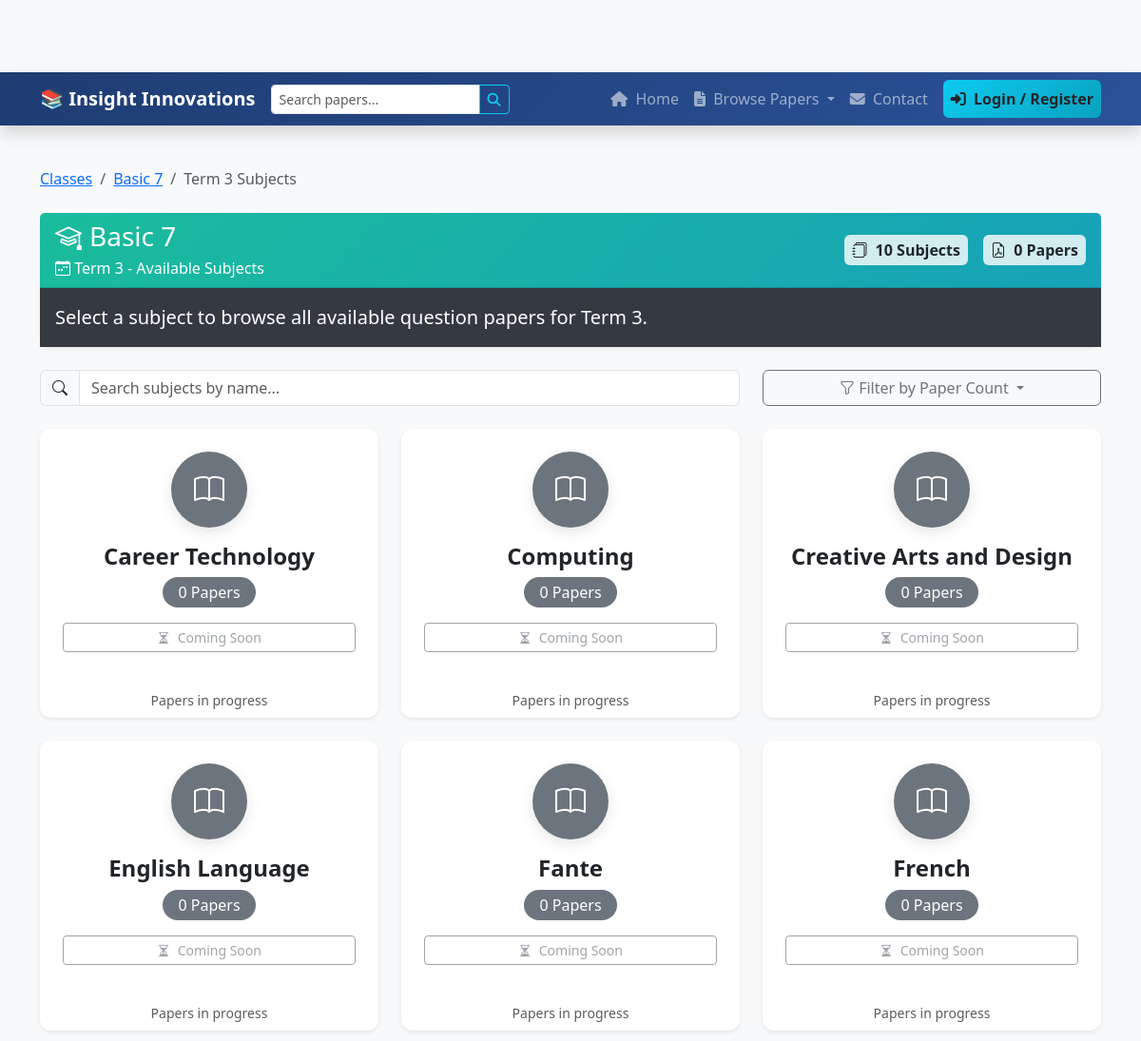
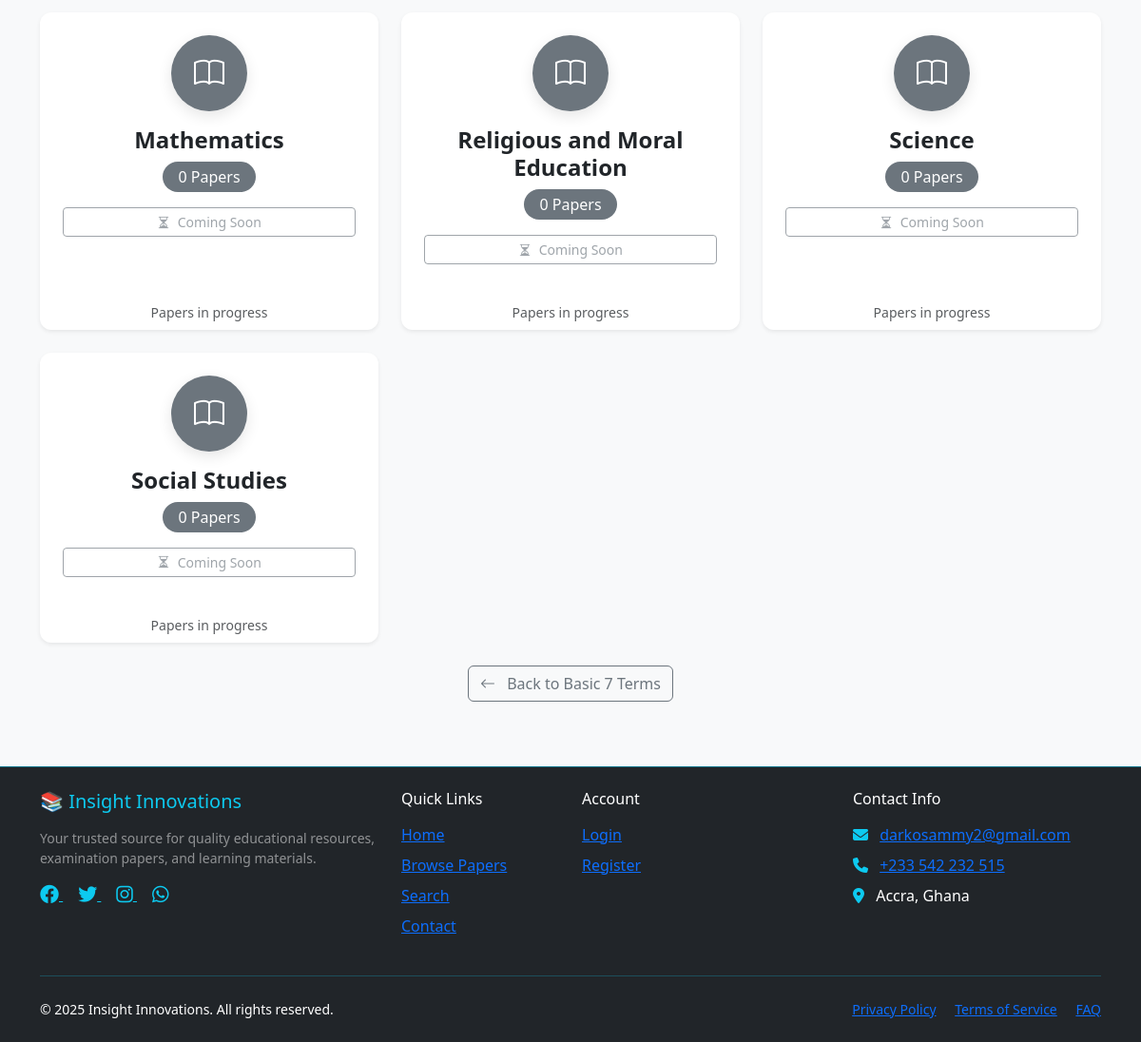
Screenshot of /basic-7/term-3/ with the database file from the repository (2 pictures, top to bottom).
### shop/models.py (models this page shows, shortened)
class Classes(models.Model):
    name = models.CharField(max_length=100, help_text="e.g., JHS 1, Basic 7")
    slug = models.SlugField(max_length=100, unique=True)
    description = models.TextField(blank=True)
    class Meta:
        verbose_name = 'Class (Grade)'
        verbose_name_plural = 'Classes (Grades)'
        ordering = ('name',)

class Term(models.Model):
    class_name = models.ForeignKey(Classes, related_name='terms', on_delete=models.CASCADE)
    name = models.CharField(max_length=50, help_text="e.g., Term 1, Term 2")
    slug = models.SlugField(max_length=50)
    class Meta:
        verbose_name_plural = 'Terms'
        unique_together = ('class_name', 'slug')
        ordering = ('name',)

class Subject(models.Model):
    name = models.CharField(max_length=100)
    slug = models.SlugField(max_length=100, unique=True)
    class Meta:
        verbose_name_plural = 'Subjects'
        ordering = ('name',)

### shop/views.py (the view, shortened to what this page needs)
# urls.py: path('<slug:class_slug>/<slug:term_slug>/', views.subject_list, name='subject_list'),
def subject_list(request, class_slug, term_slug):
    class_level = get_object_or_404(Classes, slug=class_slug)
    term = get_object_or_404(Term, class_name=class_level, slug=term_slug)
    all_papers = QuestionPaper.objects.filter(
        class_level=class_level,
        term=term,
        is_available=True
    ).select_related('subject').order_by('subject__name', '-year', 'exam_type')
    papers_by_subject = {}
    all_subjects = Subject.objects.all().order_by('name')
    subjects_list = []
    for subject in all_subjects:
        if subject.id in papers_by_subject:
            subjects_list.append(papers_by_subject[subject.id])
        else:
            subjects_list.append({
                'subject': subject,
                'papers': []
            })
    context = {
        'class_level': class_level,
        'term': term,
        'subjects_list': subjects_list,
        'total_papers': all_papers.count(),
        'page_title': f'{class_level.name} {term.name} - Select Subject',
    }
    return render(request, 'shop/subject_list.html', context)

### shop/context_processors.py (called while the page is built)
def current_year(request):
    return {
        'current_year': timezone.now().year
    }

### shop/templates/shop/subject_list.html (shortened to what this page needs)
{% extends 'base.html' %}
{% load static %}
{% block content %}
<div class="container py-4">
    <nav aria-label="breadcrumb" class="mb-4">
        <ol class="breadcrumb">
            <li class="breadcrumb-item"><a href="{% url 'shop:class_list' %}">Classes</a></li>
            <li class="breadcrumb-item"><a href="{% url 'shop:term_list' class_level.slug %}">{{ class_level.name }}</a></li>
            <li class="breadcrumb-item active">{{ term.name }} Subjects</li>
        </ol>
    </nav>
    <div class="card mb-4 shadow-sm border-0">
        <div class="card-header bg-gradient-teal text-white">
            <div class="d-flex flex-wrap justify-content-between align-items-center">
                <div>
                    <h1 class="h3 mb-1">
                        <i class="bi bi-mortarboard me-2"></i>{{ class_level.name }}
                    </h1>
                    <p class="mb-0">
                        <i class="bi bi-calendar-week"></i> {{ term.name }} - Available Subjects
                    </p>
                </div>
                <div class="text-end mt-2 mt-md-0">
                    <div class="d-flex flex-wrap align-items-center gap-3">
                        <span class="badge bg-light text-dark fs-6 p-2">
                            <i class="bi bi-journals me-1"></i> {{ subjects_list|length }} Subjects
                        </span>
                        <span class="badge bg-light text-dark fs-6 p-2">
                            <i class="bi bi-file-earmark-pdf me-1"></i> {{ total_papers }} Papers
                        </span>
                    </div>
                </div>
            </div>
        </div>
        <div class="card-body bg-faded-black text-white">
            <p class="lead mb-0">
                Select a subject to browse all available question papers for {{ term.name }}.
            </p>
        </div>
    </div>
    <div class="row mb-4">
        <div class="col-md-8">
            <div class="input-group">
                <span class="input-group-text"><i class="bi bi-search"></i></span>
                <input type="text" class="form-control" id="subjectSearch" placeholder="Search subjects by name...">
            </div>
        </div>
        <div class="col-md-4 mt-2 mt-md-0">
            <div class="dropdown">
                <button class="btn btn-outline-secondary w-100 dropdown-toggle" type="button" data-bs-toggle="dropdown">
                    <i class="bi bi-funnel"></i> Filter by Paper Count
                </button>
            </div>
        </div>
    </div>
    <div class="row row-cols-1 row-cols-md-2 row-cols-lg-3 g-4" id="subjectsGrid">
        {% for item in subjects_list %}
            <div class="col subject-item" data-name="{{ item.subject.name|lower }}" data-papers="{{ item.papers|length }}">
                <div class="card h-100 shadow-sm border-0 hover-lift">
                    <div class="card-body text-center p-4">
                        <div class="subject-icon mb-3">
                            <div class="icon-circle {% if item.papers|length > 0 %}bg-info{% else %}bg-secondary{% endif %}">
                                {% if item.subject.icon %}
                                    <i class="{{ item.subject.icon }} fa-2x text-white"></i>
                                {% else %}
                                    <i class="bi bi-book fa-2x text-white"></i>
                                {% endif %}
                            </div>
                        </div>
                        <h4 class="card-title text-dark fw-bold mb-2">{{ item.subject.name }}</h4>
                        <div class="mb-3">
                            <span class="badge {% if item.papers|length > 0 %}bg-success{% else %}bg-secondary{% endif %} rounded-pill fs-6 px-3 py-2">
                                {{ item.papers|length }} Paper{{ item.papers|length|pluralize }}
                            </span>
                        </div>
                        <div class="action-buttons">
                            {% if item.papers|length > 0 %}
                                {% if item.papers|length == 1 %}
                                    {% with paper=item.papers.0 %}
                                        <a href="{% url 'shop:paper_detail' class_level.slug term.slug item.subject.slug paper.slug %}"
                                            class="btn btn-info btn-sm w-100">
                                            <i class="bi bi-eye me-1"></i> View Paper
                                        </a>
                                    {% endwith %}
                                {% else %}
                                    <a href="{% url 'shop:subject_papers_list' class_level.slug term.slug item.subject.slug %}"
                                        class="btn btn-info btn-sm w-100">
                                        <i class="bi bi-list me-1"></i> Browse {{ item.papers|length }} Papers
                                    </a>
                                {% endif %}
                            {% else %}
                                <button class="btn btn-outline-secondary btn-sm w-100" disabled>
                                    <i class="bi bi-hourglass-split me-1"></i> Coming Soon
                                </button>
                            {% endif %}
                        </div>
                    </div>
                    <div class="card-footer bg-transparent text-center pt-3 border-top-0">
                        <div class="d-flex justify-content-center gap-2">
                            {% if item.papers|length > 0 %}
                                {% for paper in item.papers|slice:":3" %}
                                    <span class="badge bg-light text-dark small">
                                        {{ paper.exam_type|slice:":3" }}
                                    </span>
                                {% endfor %}
                                {% if item.papers|length > 3 %}
                                    <span class="badge bg-light text-dark small">
                                        +{{ item.papers|length|add:"-3" }}
                                    </span>
                                {% endif %}
                            {% else %}
                                <small class="text-muted">Papers in progress</small>
                            {% endif %}
                        </div>
                    </div>
                </div>
            </div>
        {% endfor %}
    </div>
    <div class="text-center mt-4">
        <a href="{% url 'shop:term_list' class_level.slug %}" class="btn btn-outline-secondary">
            <i class="bi bi-arrow-left me-2"></i> Back to {{ class_level.name }} Terms
        </a>
    </div>
</div>
{% endblock %}

### templates/base.html (style rules this page uses)
:root { --primary-color: #0d6efd; --secondary-color: #6c757d; --success-color: #198754; --info-color: #0dcaf0; --warning-color: #ffc107; --danger-color: #dc3545; --light-color: #f8f9fa; --dark-color: #212529; }
body { font-family: 'Segoe UI', Tahoma, Geneva, Verdana, sans-serif; padding-top: 76px; background-color: #f8f9fa; min-height: 100vh; display: flex; flex-direction: column; }
.card { border-radius: 12px; border: none; box-shadow: 0 4px 6px rgba(0,0,0,0.05); transition: transform 0.3s ease, box-shadow 0.3s ease; }

### shop/templates/shop/subject_list.html (style rules this page uses)
.bg-gradient-teal { background-color: #20c997 !important; background-image: linear-gradient(135deg, #1abc9c 0%, #17a2b8 100%) !important; }
.bg-faded-black { background-color: #343a40 !important; }
.bg-faded-black.text-white { color: #ffffff !important; }
.card-header.bg-gradient-teal .badge.bg-light { background-color: rgba(255, 255, 255, 0.8) !important; color: #212529 !important; }
.hover-lift { transition: transform 0.3s ease, box-shadow 0.3s ease; }
.subject-icon { position: relative; }
.icon-circle { width: 80px; height: 80px; border-radius: 50%; display: flex; align-items: center; justify-content: center; margin: 0 auto; box-shadow: 0 5px 15px rgba(0,0,0,0.1); }
.action-buttons .btn { transition: all 0.3s ease; }
.badge.rounded-pill { font-weight: 500; }

### rows the page displays
Classes: name "Basic 7"
Term: name "Term 3"
Subject: subject.name "Career Technology", papers|length "0"
Subject: subject.name "Computing", papers|length "0"
Subject: subject.name "Creative Arts and Design", papers|length "0"
Subject: subject.name "English Language", papers|length "0"
Subject: subject.name "Fante", papers|length "0"
Subject: subject.name "French", papers|length "0"
Subject: subject.name "Mathematics", papers|length "0"
Subject: subject.name "Religious and Moral Education", papers|length "0"
Subject: subject.name "Science", papers|length "0"
Subject: subject.name "Social Studies", papers|length "0"

### other values shown
{{ subjects_list|length }} "10"
{{ total_papers }} "0"
